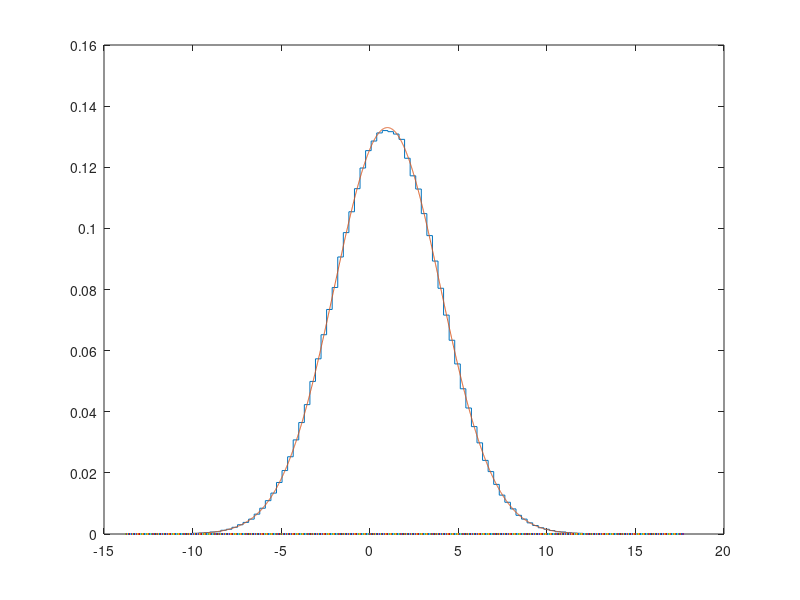

This figure's MATLAB source:
clc
clear
a = 1; s = 3;
g=0.95; n = 10^6;
x=sort(normrnd(a,s,n,1));
m=ceil(n^(1/3));
h=(max(x)-min(x))/m;
i=min(x):h:max(x)-h;
fn=hist(x,m)/(n*h);
[a1,b1]=stairs(i,fn);
c=min(x):0.01:max(x);
f=normpdf(c,a,s);
figure(2)
plot(a1,b1,c,f,c,0)